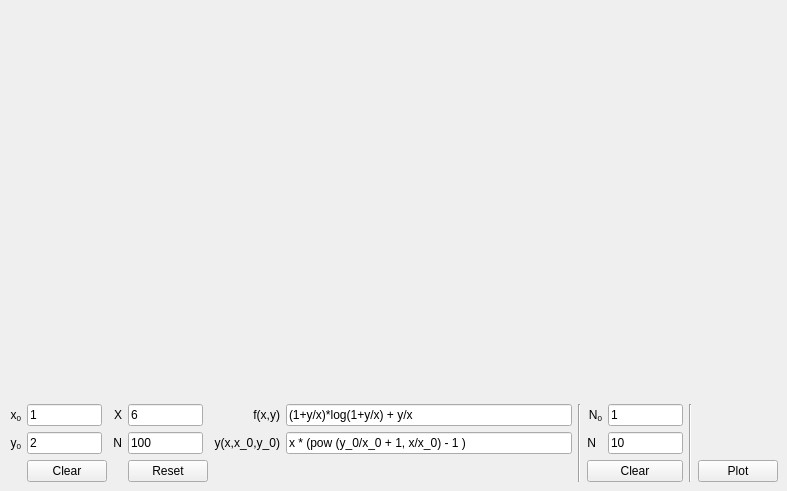
<?xml version="1.0" encoding="UTF-8"?>
<ui version="4.0">
 <class>MainWindow</class>
 <widget class="QMainWindow" name="MainWindow">
  <property name="geometry">
   <rect>
    <x>0</x>
    <y>0</y>
    <width>787</width>
    <height>491</height>
   </rect>
  </property>
  <property name="sizePolicy">
   <sizepolicy hsizetype="Maximum" vsizetype="Maximum">
    <horstretch>0</horstretch>
    <verstretch>0</verstretch>
   </sizepolicy>
  </property>
  <property name="windowTitle">
   <string>DE Computational Assignment</string>
  </property>
  <property name="statusTip">
   <string/>
  </property>
  <property name="autoFillBackground">
   <bool>true</bool>
  </property>
  <widget class="QWidget" name="centralwidget">
   <property name="sizePolicy">
    <sizepolicy hsizetype="Maximum" vsizetype="Maximum">
     <horstretch>0</horstretch>
     <verstretch>0</verstretch>
    </sizepolicy>
   </property>
   <property name="layoutDirection">
    <enum>Qt::LeftToRight</enum>
   </property>
   <layout class="QGridLayout" name="gridLayout">
    <item row="1" column="4">
     <layout class="QVBoxLayout" name="button_layout">
      <item>
       <widget class="QLabel" name="label">
        <property name="text">
         <string/>
        </property>
        <property name="alignment">
         <set>Qt::AlignBottom|Qt::AlignLeading|Qt::AlignLeft</set>
        </property>
       </widget>
      </item>
      <item>
       <widget class="QPushButton" name="solutions_Button">
        <property name="text">
         <string>Plot</string>
        </property>
       </widget>
      </item>
     </layout>
    </item>
    <item row="1" column="2">
     <layout class="QVBoxLayout" name="error_Layout">
      <item>
       <layout class="QFormLayout" name="error_input_Layout">
        <item row="0" column="0">
         <widget class="QLabel" name="n0_error_Label">
          <property name="text">
           <string>N&lt;sub&gt;0&lt;/sub&gt;</string>
          </property>
          <property name="alignment">
           <set>Qt::AlignRight|Qt::AlignTrailing|Qt::AlignVCenter</set>
          </property>
         </widget>
        </item>
        <item row="0" column="1">
         <widget class="QLineEdit" name="n0_error_Input">
          <property name="sizePolicy">
           <sizepolicy hsizetype="Maximum" vsizetype="Maximum">
            <horstretch>0</horstretch>
            <verstretch>0</verstretch>
           </sizepolicy>
          </property>
          <property name="maximumSize">
           <size>
            <width>75</width>
            <height>16777215</height>
           </size>
          </property>
          <property name="text">
           <string>1</string>
          </property>
         </widget>
        </item>
        <item row="1" column="0">
         <widget class="QLabel" name="n_error_Label">
          <property name="text">
           <string>N</string>
          </property>
          <property name="alignment">
           <set>Qt::AlignRight|Qt::AlignTrailing|Qt::AlignVCenter</set>
          </property>
         </widget>
        </item>
        <item row="1" column="1">
         <widget class="QLineEdit" name="n_error_Input">
          <property name="sizePolicy">
           <sizepolicy hsizetype="Maximum" vsizetype="Maximum">
            <horstretch>0</horstretch>
            <verstretch>0</verstretch>
           </sizepolicy>
          </property>
          <property name="maximumSize">
           <size>
            <width>75</width>
            <height>16777215</height>
           </size>
          </property>
          <property name="text">
           <string>10</string>
          </property>
         </widget>
        </item>
       </layout>
      </item>
      <item>
       <widget class="QPushButton" name="clear_error_Button">
        <property name="toolTip">
         <string>Clear input fields</string>
        </property>
        <property name="text">
         <string>Clear</string>
        </property>
       </widget>
      </item>
     </layout>
    </item>
    <item row="1" column="3">
     <widget class="Line" name="line_2">
      <property name="orientation">
       <enum>Qt::Vertical</enum>
      </property>
     </widget>
    </item>
    <item row="1" column="0">
     <layout class="QGridLayout" name="input_Layout">
      <item row="2" column="1">
       <widget class="QPushButton" name="clear_input_Button">
        <property name="toolTip">
         <string>Clear input fields</string>
        </property>
        <property name="text">
         <string>Clear</string>
        </property>
       </widget>
      </item>
      <item row="1" column="3">
       <widget class="QLineEdit" name="n_Input">
        <property name="sizePolicy">
         <sizepolicy hsizetype="Maximum" vsizetype="Maximum">
          <horstretch>0</horstretch>
          <verstretch>0</verstretch>
         </sizepolicy>
        </property>
        <property name="maximumSize">
         <size>
          <width>75</width>
          <height>16777215</height>
         </size>
        </property>
        <property name="toolTip">
         <string>A positive integer</string>
        </property>
        <property name="text">
         <string>100</string>
        </property>
       </widget>
      </item>
      <item row="0" column="2">
       <widget class="QLabel" name="x_Label">
        <property name="text">
         <string>X</string>
        </property>
        <property name="alignment">
         <set>Qt::AlignRight|Qt::AlignTrailing|Qt::AlignVCenter</set>
        </property>
       </widget>
      </item>
      <item row="2" column="3">
       <widget class="QPushButton" name="reset_input_Button">
        <property name="toolTip">
         <string>Reset input to default</string>
        </property>
        <property name="text">
         <string>Reset</string>
        </property>
       </widget>
      </item>
      <item row="1" column="2">
       <widget class="QLabel" name="n_Label">
        <property name="text">
         <string>N</string>
        </property>
        <property name="alignment">
         <set>Qt::AlignRight|Qt::AlignTrailing|Qt::AlignVCenter</set>
        </property>
       </widget>
      </item>
      <item row="1" column="0">
       <widget class="QLabel" name="y0_Label">
        <property name="text">
         <string>y&lt;sub&gt;0&lt;/sub&gt;</string>
        </property>
        <property name="alignment">
         <set>Qt::AlignRight|Qt::AlignTrailing|Qt::AlignVCenter</set>
        </property>
       </widget>
      </item>
      <item row="1" column="1">
       <widget class="QLineEdit" name="y0_Input">
        <property name="sizePolicy">
         <sizepolicy hsizetype="Maximum" vsizetype="Maximum">
          <horstretch>0</horstretch>
          <verstretch>0</verstretch>
         </sizepolicy>
        </property>
        <property name="maximumSize">
         <size>
          <width>75</width>
          <height>16777215</height>
         </size>
        </property>
        <property name="toolTip">
         <string>A rational number</string>
        </property>
        <property name="text">
         <string>2</string>
        </property>
       </widget>
      </item>
      <item row="0" column="1">
       <widget class="QLineEdit" name="x0_Input">
        <property name="sizePolicy">
         <sizepolicy hsizetype="Maximum" vsizetype="Maximum">
          <horstretch>0</horstretch>
          <verstretch>0</verstretch>
         </sizepolicy>
        </property>
        <property name="maximumSize">
         <size>
          <width>75</width>
          <height>16777215</height>
         </size>
        </property>
        <property name="toolTip">
         <string>A rational number</string>
        </property>
        <property name="text">
         <string>1</string>
        </property>
       </widget>
      </item>
      <item row="0" column="3">
       <widget class="QLineEdit" name="x_Input">
        <property name="sizePolicy">
         <sizepolicy hsizetype="Maximum" vsizetype="Maximum">
          <horstretch>0</horstretch>
          <verstretch>0</verstretch>
         </sizepolicy>
        </property>
        <property name="maximumSize">
         <size>
          <width>75</width>
          <height>5555555</height>
         </size>
        </property>
        <property name="toolTip">
         <string>A rational number greater than x&lt;sub&gt;0&lt;/sub&gt;</string>
        </property>
        <property name="inputMask">
         <string extracomment="Only numbers are allowed"/>
        </property>
        <property name="text">
         <string>6</string>
        </property>
       </widget>
      </item>
      <item row="0" column="0">
       <widget class="QLabel" name="x0_Label">
        <property name="text">
         <string>x&lt;sub&gt;0&lt;/sub&gt;</string>
        </property>
        <property name="alignment">
         <set>Qt::AlignRight|Qt::AlignTrailing|Qt::AlignVCenter</set>
        </property>
       </widget>
      </item>
      <item row="1" column="4">
       <widget class="QLabel" name="y_exact_Label">
        <property name="text">
         <string>y(x,x_0,y_0)</string>
        </property>
        <property name="alignment">
         <set>Qt::AlignRight|Qt::AlignTrailing|Qt::AlignVCenter</set>
        </property>
       </widget>
      </item>
      <item row="0" column="4">
       <widget class="QLabel" name="f_Label">
        <property name="layoutDirection">
         <enum>Qt::LeftToRight</enum>
        </property>
        <property name="text">
         <string>f(x,y)</string>
        </property>
        <property name="alignment">
         <set>Qt::AlignRight|Qt::AlignTrailing|Qt::AlignVCenter</set>
        </property>
       </widget>
      </item>
      <item row="1" column="5">
       <widget class="QLineEdit" name="y_exact_Input">
        <property name="sizePolicy">
         <sizepolicy hsizetype="MinimumExpanding" vsizetype="Maximum">
          <horstretch>0</horstretch>
          <verstretch>0</verstretch>
         </sizepolicy>
        </property>
        <property name="maximumSize">
         <size>
          <width>16777215</width>
          <height>16777215</height>
         </size>
        </property>
        <property name="text">
         <string>x * (pow (y_0/x_0 + 1, x/x_0) - 1 )</string>
        </property>
       </widget>
      </item>
      <item row="0" column="5">
       <widget class="QLineEdit" name="f_Input">
        <property name="sizePolicy">
         <sizepolicy hsizetype="MinimumExpanding" vsizetype="Maximum">
          <horstretch>0</horstretch>
          <verstretch>0</verstretch>
         </sizepolicy>
        </property>
        <property name="maximumSize">
         <size>
          <width>16777215</width>
          <height>16777215</height>
         </size>
        </property>
        <property name="text">
         <string>(1+y/x)*log(1+y/x) + y/x</string>
        </property>
       </widget>
      </item>
     </layout>
    </item>
    <item row="1" column="1">
     <widget class="Line" name="line">
      <property name="orientation">
       <enum>Qt::Vertical</enum>
      </property>
     </widget>
    </item>
    <item row="0" column="0" colspan="4">
     <widget class="QWidget" name="graph_widget" native="true">
      <property name="sizePolicy">
       <sizepolicy hsizetype="Expanding" vsizetype="Expanding">
        <horstretch>0</horstretch>
        <verstretch>0</verstretch>
       </sizepolicy>
      </property>
     </widget>
    </item>
    <item row="0" column="4">
     <layout class="QVBoxLayout" name="checkbox_Layout">
      <property name="sizeConstraint">
       <enum>QLayout::SetDefaultConstraint</enum>
      </property>
      <item>
       <spacer name="verticalSpacer">
        <property name="orientation">
         <enum>Qt::Vertical</enum>
        </property>
        <property name="sizeHint" stdset="0">
         <size>
          <width>20</width>
          <height>40</height>
         </size>
        </property>
       </spacer>
      </item>
     </layout>
    </item>
   </layout>
  </widget>
 </widget>
 <resources/>
 <connections>
  <connection>
   <sender>clear_input_Button</sender>
   <signal>clicked()</signal>
   <receiver>n_Input</receiver>
   <slot>clear()</slot>
   <hints>
    <hint type="sourcelabel">
     <x>79</x>
     <y>478</y>
    </hint>
    <hint type="destinationlabel">
     <x>206</x>
     <y>447</y>
    </hint>
   </hints>
  </connection>
  <connection>
   <sender>clear_input_Button</sender>
   <signal>clicked()</signal>
   <receiver>x0_Input</receiver>
   <slot>clear()</slot>
   <hints>
    <hint type="sourcelabel">
     <x>79</x>
     <y>478</y>
    </hint>
    <hint type="destinationlabel">
     <x>91</x>
     <y>416</y>
    </hint>
   </hints>
  </connection>
  <connection>
   <sender>clear_input_Button</sender>
   <signal>clicked()</signal>
   <receiver>y0_Input</receiver>
   <slot>clear()</slot>
   <hints>
    <hint type="sourcelabel">
     <x>79</x>
     <y>478</y>
    </hint>
    <hint type="destinationlabel">
     <x>91</x>
     <y>447</y>
    </hint>
   </hints>
  </connection>
  <connection>
   <sender>clear_input_Button</sender>
   <signal>clicked()</signal>
   <receiver>x_Input</receiver>
   <slot>clear()</slot>
   <hints>
    <hint type="sourcelabel">
     <x>79</x>
     <y>478</y>
    </hint>
    <hint type="destinationlabel">
     <x>206</x>
     <y>416</y>
    </hint>
   </hints>
  </connection>
  <connection>
   <sender>clear_input_Button</sender>
   <signal>clicked()</signal>
   <receiver>y_exact_Input</receiver>
   <slot>clear()</slot>
   <hints>
    <hint type="sourcelabel">
     <x>68</x>
     <y>466</y>
    </hint>
    <hint type="destinationlabel">
     <x>411</x>
     <y>435</y>
    </hint>
   </hints>
  </connection>
  <connection>
   <sender>clear_input_Button</sender>
   <signal>clicked()</signal>
   <receiver>f_Input</receiver>
   <slot>clear()</slot>
   <hints>
    <hint type="sourcelabel">
     <x>68</x>
     <y>466</y>
    </hint>
    <hint type="destinationlabel">
     <x>411</x>
     <y>404</y>
    </hint>
   </hints>
  </connection>
  <connection>
   <sender>clear_error_Button</sender>
   <signal>clicked()</signal>
   <receiver>n0_error_Input</receiver>
   <slot>clear()</slot>
   <hints>
    <hint type="sourcelabel">
     <x>630</x>
     <y>468</y>
    </hint>
    <hint type="destinationlabel">
     <x>641</x>
     <y>405</y>
    </hint>
   </hints>
  </connection>
  <connection>
   <sender>clear_error_Button</sender>
   <signal>clicked()</signal>
   <receiver>n_error_Input</receiver>
   <slot>clear()</slot>
   <hints>
    <hint type="sourcelabel">
     <x>630</x>
     <y>468</y>
    </hint>
    <hint type="destinationlabel">
     <x>641</x>
     <y>436</y>
    </hint>
   </hints>
  </connection>
 </connections>
</ui>
